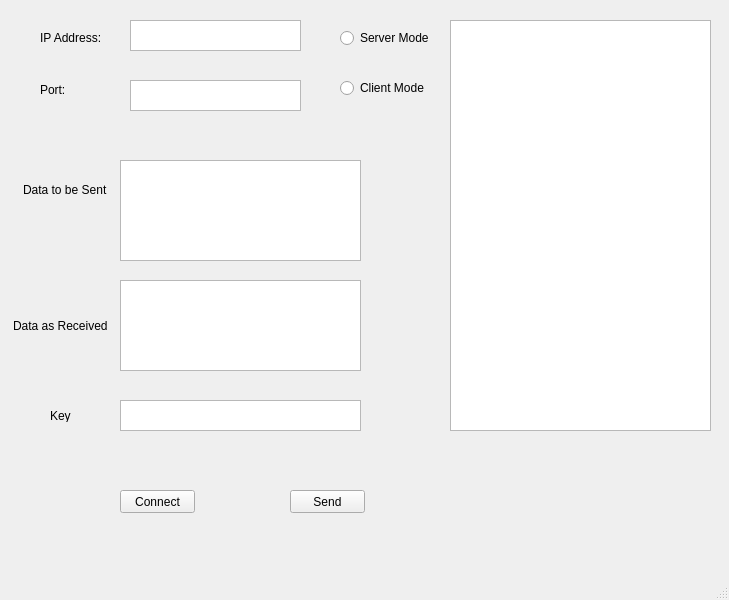
<?xml version="1.0" encoding="UTF-8"?>
<ui version="4.0">
 <class>MainWindow</class>
 <widget class="QMainWindow" name="MainWindow">
  <property name="geometry">
   <rect>
    <x>0</x>
    <y>0</y>
    <width>729</width>
    <height>600</height>
   </rect>
  </property>
  <property name="windowTitle">
   <string>SimpleVPN</string>
  </property>
  <widget class="QWidget" name="centralwidget">
   <widget class="QTextEdit" name="ipTextEdit">
    <property name="geometry">
     <rect>
      <x>130</x>
      <y>20</y>
      <width>171</width>
      <height>31</height>
     </rect>
    </property>
   </widget>
   <widget class="QTextEdit" name="portTextEdit">
    <property name="geometry">
     <rect>
      <x>130</x>
      <y>80</y>
      <width>171</width>
      <height>31</height>
     </rect>
    </property>
   </widget>
   <widget class="QLabel" name="ipLabel">
    <property name="geometry">
     <rect>
      <x>40</x>
      <y>30</y>
      <width>81</width>
      <height>16</height>
     </rect>
    </property>
    <property name="text">
     <string>&lt;html&gt;&lt;head/&gt;&lt;body&gt;&lt;p&gt;IP Address:&lt;/p&gt;&lt;/body&gt;&lt;/html&gt;</string>
    </property>
   </widget>
   <widget class="QLabel" name="portLabel">
    <property name="geometry">
     <rect>
      <x>40</x>
      <y>80</y>
      <width>54</width>
      <height>21</height>
     </rect>
    </property>
    <property name="font">
     <font>
      <family>Arial</family>
      <pointsize>10</pointsize>
     </font>
    </property>
    <property name="text">
     <string>&lt;!DOCTYPE HTML PUBLIC &quot;-//W3C//DTD HTML 4.0//EN&quot; &quot;http://www.w3.org/TR/REC-html40/strict.dtd&quot;&gt;
&lt;html&gt;&lt;head&gt;&lt;meta name=&quot;qrichtext&quot; content=&quot;1&quot; /&gt;&lt;style type=&quot;text/css&quot;&gt;
p, li { white-space: pre-wrap; }
&lt;/style&gt;&lt;/head&gt;&lt;body style=&quot; font-family:'SimSun'; font-size:9pt; font-weight:400; font-style:normal;&quot;&gt;
&lt;p style=&quot; margin-top:12px; margin-bottom:12px; margin-left:0px; margin-right:0px; -qt-block-indent:0; text-indent:0px;&quot;&gt;Port:&lt;/p&gt;&lt;/body&gt;&lt;/html&gt;</string>
    </property>
   </widget>
   <widget class="QTextEdit" name="receivedTextEdit">
    <property name="geometry">
     <rect>
      <x>120</x>
      <y>280</y>
      <width>241</width>
      <height>91</height>
     </rect>
    </property>
   </widget>
   <widget class="QTextEdit" name="textEdit_2">
    <property name="geometry">
     <rect>
      <x>120</x>
      <y>400</y>
      <width>241</width>
      <height>31</height>
     </rect>
    </property>
   </widget>
   <widget class="QLabel" name="sendLabel">
    <property name="geometry">
     <rect>
      <x>23</x>
      <y>180</y>
      <width>91</width>
      <height>20</height>
     </rect>
    </property>
    <property name="text">
     <string>Data to be Sent</string>
    </property>
   </widget>
   <widget class="QLabel" name="receivedLabel">
    <property name="geometry">
     <rect>
      <x>13</x>
      <y>310</y>
      <width>101</width>
      <height>31</height>
     </rect>
    </property>
    <property name="text">
     <string>Data as Received</string>
    </property>
   </widget>
   <widget class="QLabel" name="keyLabel">
    <property name="geometry">
     <rect>
      <x>50</x>
      <y>410</y>
      <width>54</width>
      <height>12</height>
     </rect>
    </property>
    <property name="text">
     <string>Key</string>
    </property>
   </widget>
   <widget class="QPushButton" name="connectPushButton">
    <property name="geometry">
     <rect>
      <x>120</x>
      <y>490</y>
      <width>75</width>
      <height>23</height>
     </rect>
    </property>
    <property name="text">
     <string>Connect</string>
    </property>
   </widget>
   <widget class="QPushButton" name="sendPushButton">
    <property name="geometry">
     <rect>
      <x>290</x>
      <y>490</y>
      <width>75</width>
      <height>23</height>
     </rect>
    </property>
    <property name="text">
     <string>Send</string>
    </property>
   </widget>
   <widget class="QRadioButton" name="serverRadioButton">
    <property name="geometry">
     <rect>
      <x>340</x>
      <y>30</y>
      <width>89</width>
      <height>16</height>
     </rect>
    </property>
    <property name="text">
     <string>Server Mode</string>
    </property>
   </widget>
   <widget class="QRadioButton" name="clientRadioButton">
    <property name="geometry">
     <rect>
      <x>340</x>
      <y>80</y>
      <width>89</width>
      <height>16</height>
     </rect>
    </property>
    <property name="text">
     <string>Client Mode</string>
    </property>
   </widget>
   <widget class="QPlainTextEdit" name="plainTextEdit">
    <property name="geometry">
     <rect>
      <x>450</x>
      <y>20</y>
      <width>261</width>
      <height>411</height>
     </rect>
    </property>
   </widget>
   <widget class="QTextEdit" name="sendTextEdit">
    <property name="geometry">
     <rect>
      <x>120</x>
      <y>160</y>
      <width>241</width>
      <height>101</height>
     </rect>
    </property>
   </widget>
  </widget>
  <widget class="QStatusBar" name="statusbar"/>
 </widget>
 <resources/>
 <connections/>
</ui>
